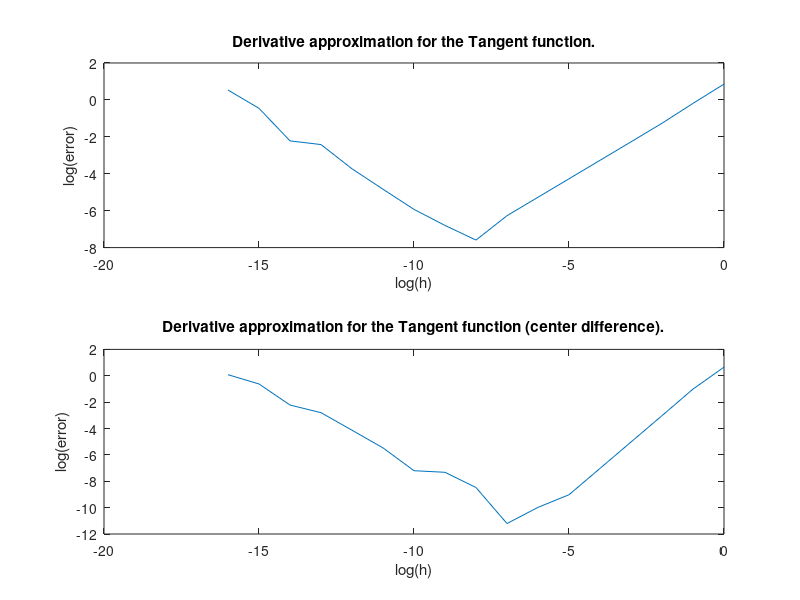

Source code (MATLAB):
% get a reference to the function to be used for the derivative
% approximation
func = @tan;

% approximate the derivative using left finite difference
x = 1;
k = 0:16;
h = 10.^-k;
a_d_func = (func(x + h) - func(x)) ./ h;
r_d_func = (sec(x))^2;
o_d_func = (func(x + sqrt(eps)) - func(x)) ./ sqrt(eps);

subplot(2,1,1); 
plot(log(h)/log(10), log(abs(a_d_func - r_d_func))/log(10));

fprintf('Error of eps^2: %f \n', log(abs(o_d_func - r_d_func))/log(10));
title('Derivative approximation for the Tangent function.');
xlabel('log(h)');
ylabel('log(error)');


% % approximate the derivative using centered finite difference
x = 1;
k = 0:16;
h = 10.^-k;
a_d_func = (func(x + h) - func(x - h)) ./ (2*h);
r_d_func = (sec(x))^2;
o_d_func = (func(x + sqrt(eps)) - func(x - sqrt(eps))) ./ 2*sqrt(eps);

subplot(2,1,2);
plot(log(h)/log(10), log(abs(a_d_func - r_d_func))/log(10));

title('Derivative approximation for the Tangent function (center difference).');
xlabel('log(h)');
ylabel('log(error)');

fprintf('Error of eps^2 (center diff): %f \n', log(abs(o_d_func - r_d_func))/log(10));